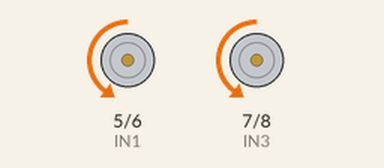
The sketch below on a simulated Arduino Uno, built with avr-gcc and run on an emulated ATmega328P. Parts: motor-driver pin pairs drawn as motors (green arrow = first pin HIGH = forward, orange = second pin HIGH = backward, longer = more drive, scaled by the enable pin).

Above: at 1.0 s.
At 4.0 s:
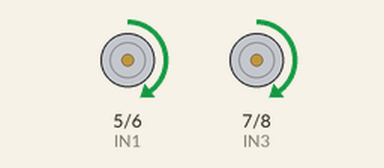
At 6.0 s:
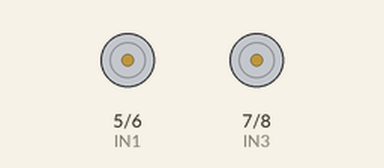
Timing chart, 0 to 9.1 s (numbered marks = the images above):
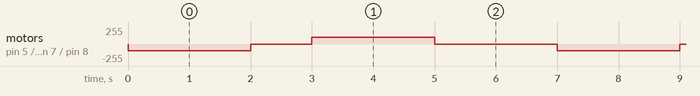

The sketch:

L298N_Motor_Driver.ino
```cpp
int IN1=5;
int IN2=6;
int IN3=7;
int IN4=8;
int ENA=9;
int ENB=10;
void setup()
{
for (int i = 5; i <11; i ++)
  {
    pinMode(i, OUTPUT);
  }
}
void loop()
{
  // rotate CW
 digitalWrite(IN1,LOW);
 digitalWrite(IN2,HIGH);
analogWrite(ENA,100);
 digitalWrite(IN3,LOW);
 digitalWrite(IN4,HIGH);
analogWrite(ENB,100);
 delay(2000);
 // pause for 2S
 analogWrite(ENA,0);
analogWrite(ENB,0);
 delay(1000);
 // rotate CCW
 digitalWrite(IN1,HIGH);
 digitalWrite(IN2,LOW);
 analogWrite(ENA,100);
 digitalWrite(IN3,HIGH);
 digitalWrite(IN4,LOW);
analogWrite(ENB,100);
 delay(2000);
 // pause for 2S
 analogWrite(ENA,0);
analogWrite(ENB,0);
 delay(2000);
}
```

Measured:
- by itself, motor on pin 5 (IN1) / pin 6 (IN2), motor on pin 7 (IN3) / pin 8 (IN4): repeats every 7.0 s: stopped 1.0 s, forward 100/255 2.0 s, stopped 2.0 s, backward 100/255 2.0 s
